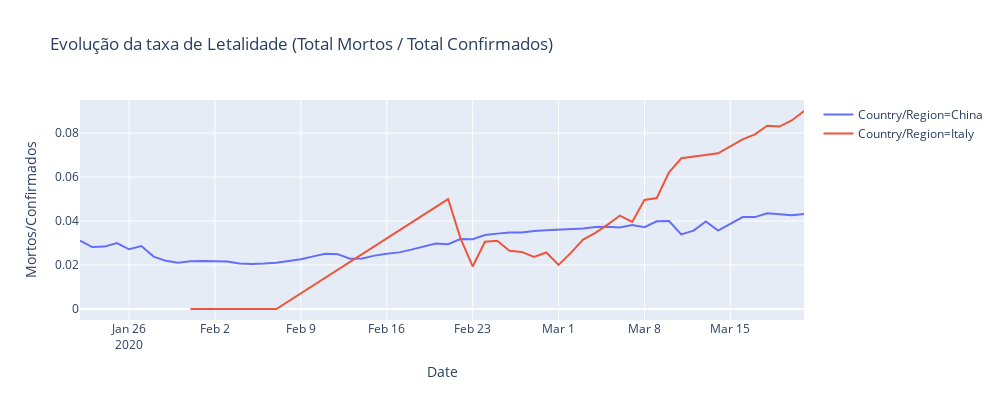

Write notebook code for a chart like this one.
### Markdown cell above
Existe uma quebra na fonte para os dados no dia 11 para Espanha que está reportado como menos do que no dia anterior

### Code cell
temp = full_table.loc[(full_table['Country/Region']=='Italy') | (full_table['Country/Region']=='China')]
temp = temp.groupby(['Country/Region', 'Date'])['Confirmed', 'Deaths', 'Recovered'].sum()

temp = temp.reset_index()
temp['Mortos/Confirmados'] = temp['Deaths']/temp['Confirmed']


fig = px.line(temp, x="Date", y="Mortos/Confirmados", color='Country/Region',height=400,width=1000,
             title='Evolução da taxa de Letalidade (Total Mortos / Total Confirmados)')
fig.show()

### Figure 1 — Plotly figure (JSON) as saved in the notebook; plotly's stock layout.template omitted (floating-point values rounded to 4 significant figures)
{"data": [{"hoverlabel": {"namelength": 0}, "hovertemplate": "Country/Region=China<br>Date=%{x}<br>Mortos/Confirmados=%{y}", "legendgroup": "Country/Region=China", "line": {"color": "#636efa", "dash": "solid"}, "mode": "lines", "name": "Country/Region=China", "showlegend": true, "type": "scatter", "x": ["2020-01-22", "2020-01-23", "2020-01-24", "2020-01-25", "2020-01-26", "2020-01-27", "2020-01-28", "2020-01-29", "2020-01-30", "2020-01-31", "2020-02-01", "2020-02-02", "2020-02-03", "2020-02-04", "2020-02-05", "2020-02-06", "2020-02-07", "2020-02-08", "2020-02-09", "2020-02-10", "2020-02-11", "2020-02-12", "2020-02-13", "2020-02-14", "2020-02-15", "2020-02-16", "2020-02-17", "2020-02-18", "2020-02-19", "2020-02-20", "2020-02-21", "2020-02-22", "2020-02-23", "2020-02-24", "2020-02-25", "2020-02-26", "2020-02-27", "2020-02-28", "2020-02-29", "2020-03-01", "2020-03-02", "2020-03-03", "2020-03-04", "2020-03-05", "2020-03-06", "2020-03-07", "2020-03-08", "2020-03-09", "2020-03-10", "2020-03-11", "2020-03-12", "2020-03-13", "2020-03-14", "2020-03-15", "2020-03-16", "2020-03-17", "2020-03-18", "2020-03-19", "2020-03-20", "2020-03-21"], "xaxis": "x", "y": [0.03108, 0.02817, 0.02838, 0.03002, 0.02716, 0.02864, 0.02384, 0.02191, 0.02105, 0.02171, 0.02185, 0.02174, 0.02158, 0.02066, 0.02048, 0.02068, 0.02105, 0.02187, 0.02266, 0.02394, 0.0251, 0.02495, 0.02286, 0.02294, 0.02428, 0.02509, 0.02575, 0.027, 0.02835, 0.02982, 0.02946, 0.03178, 0.03173, 0.03363, 0.03428, 0.03481, 0.03477, 0.0355, 0.0358, 0.03597, 0.03614, 0.03663, 0.03725, 0.03746, 0.03706, 0.03818, 0.03721, 0.0399, 0.04, 0.03393, 0.03565, 0.03978, 0.03566, 0.03879, 0.04183, 0.0418, 0.04355, 0.04309, 0.04261, 0.04319], "yaxis": "y"}, {"hoverlabel": {"namelength": 0}, "hovertemplate": "Country/Region=Italy<br>Date=%{x}<br>Mortos/Confirmados=%{y}", "legendgroup": "Country/Region=Italy", "line": {"color": "#EF553B", "dash": "solid"}, "mode": "lines", "name": "Country/Region=Italy", "showlegend": true, "type": "scatter", "x": ["2020-01-31", "2020-02-07", "2020-02-21", "2020-02-22", "2020-02-23", "2020-02-24", "2020-02-25", "2020-02-26", "2020-02-27", "2020-02-28", "2020-02-29", "2020-03-01", "2020-03-02", "2020-03-03", "2020-03-04", "2020-03-05", "2020-03-06", "2020-03-07", "2020-03-08", "2020-03-09", "2020-03-10", "2020-03-11", "2020-03-14", "2020-03-16", "2020-03-17", "2020-03-18", "2020-03-19", "2020-03-20", "2020-03-21"], "xaxis": "x", "y": [0, 0, 0.05, 0.03226, 0.01935, 0.03057, 0.03106, 0.02649, 0.02595, 0.02365, 0.02571, 0.02007, 0.02554, 0.03157, 0.03464, 0.03836, 0.04249, 0.03961, 0.04963, 0.05048, 0.06217, 0.06857, 0.0708, 0.07713, 0.07945, 0.08339, 0.08298, 0.08575, 0.09006], "yaxis": "y"}], "layout": {"height": 400, "legend": {"tracegroupgap": 0}, "title": {"text": "Evolução da taxa de Letalidade (Total Mortos / Total Confirmados)"}, "width": 1000, "xaxis": {"anchor": "y", "autorange": true, "domain": [0, 1], "range": ["2020-01-22", "2020-03-21"], "title": {"text": "Date"}, "type": "date"}, "yaxis": {"anchor": "x", "autorange": true, "domain": [0, 1], "range": [-0.005003, 0.09506], "title": {"text": "Mortos/Confirmados"}, "type": "linear"}}}
